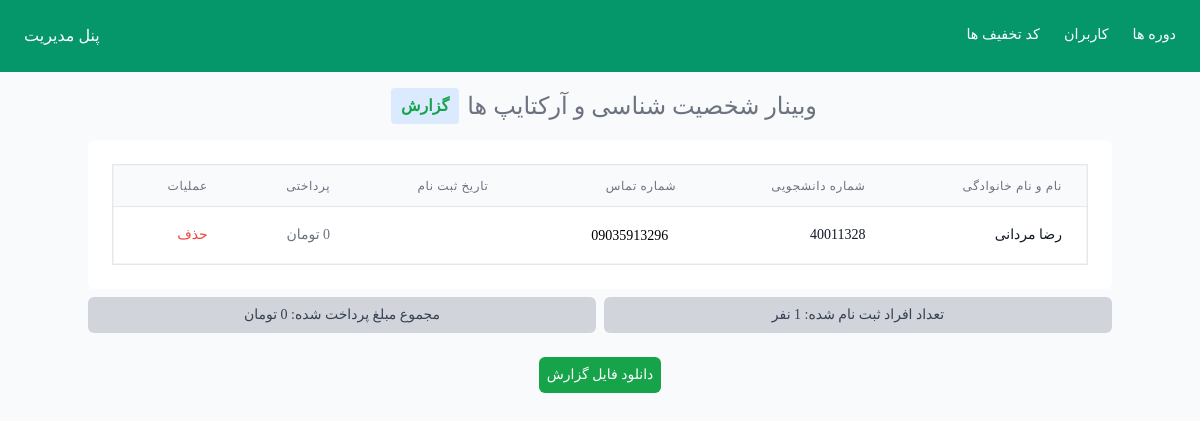
The page /manage/event/4 (signed in) on the database its author committed.
### events_module/models.py (models this page shows, shortened)
class Event(models.Model):
    title = models.CharField(max_length=255, null=True, verbose_name="عنوان رویداد")
    description = models.TextField(null=True, verbose_name="توضیحات رویداد")
    start_date = models.CharField(max_length=255, verbose_name="تاریخ شروع")
    place = models.CharField(max_length=255, null=True, blank=True, verbose_name="محل برگزاری")
    days_of_week = models.TextField(null=True, blank=True, verbose_name="روزهای برگزاری")
    teacher = models.CharField(max_length=250, null=True, verbose_name="نام مدرس")
    price = models.IntegerField(null=True, verbose_name="هزینه رویداد")
    capacity = models.IntegerField(default=0, null=True, verbose_name="ظرفیت دوره")
    image = models.ImageField(upload_to='events', verbose_name="تصویر")
    slug = models.CharField(max_length=255, null=True, verbose_name="لینک")
    status = models.BooleanField(default=False, verbose_name="فعال/غیرفعال")
    class Meta:
        verbose_name = "رویداد"
        verbose_name_plural = "رویدادها"

class Participant(models.Model):
    user = models.ForeignKey(User, on_delete=models.CASCADE, verbose_name="شرکت کننده")
    event = models.ForeignKey(Event, on_delete=models.CASCADE, verbose_name="سمینار")
    date = jmodels.jDateTimeField(auto_now_add=True, verbose_name="تاریخ ثبت نام")
    status = models.BooleanField(default=False, verbose_name="وضعیت")
    total = models.IntegerField(default=0, verbose_name="هزینه کل")
    class Meta:
        verbose_name = "شرکت کننده"
        verbose_name_plural = "شرکت کنندگان"

### accounts_module/models.py (models this page shows, shortened)
class User(AbstractUser):
    student_code = models.CharField(max_length=255, unique=True, null=True, verbose_name="شماره دانشجویی")
    phone_number = models.CharField(max_length=11, unique=True, null=True, verbose_name="شماره تلفن")
    entering_year = models.CharField(max_length=4, null=True, verbose_name="سال ورود")
    field_of_study = models.ForeignKey(Field, on_delete=models.CASCADE, null=True, verbose_name="رشته تحصیلی")
    class Meta:
        verbose_name = "کاربر"
        verbose_name_plural = "کاربران"

### manage_module/views.py (the view)
# urls.py: path('event/<pk>', views.ShowEventsInfo.as_view(), name='show_event'),
class ShowEventsInfo(View):
    def get(self, request, pk):
        if request.user.is_authenticated:
            if request.user.is_superuser:
                event = Event.objects.get(id=pk)
                users = Participant.objects.filter(event_id=pk).all()
                amount = 0
                for user in users:
                    if user.total > 0:
                        amount += user.total
                    else:
                        ...
                return render(request, 'module/show_event_info.html', context={
                    'event': event,
                    'users': users,
                    'count': users.count(),
                    'amount': amount
                })
        return HttpResponse("ظاهرا گم شدید")

### manage_module/templates/module/show_event_info.html (shortened to what this page needs)
{% extends 'partial/admin.html' %}
{% load jformat %}
{% block content %}
    <h1 class="flex items-center text-2xl text-gray-500 azar-bold justify-center my-4 dark:text-white">
        {{ event.title }}<span
            class="bg-blue-100 text-[1rem] text-green-600 font-semibold me-2 px-2.5 py-0.5 rounded dark:bg-blue-200 dark:text-green-800 ms-2"
    >گزارش</span
    >
    </h1>
    <section class="bg-white my-2 rounded-md mx-auto container p-6">
        <div class="flex flex-col">
            <div class="-m-1.5 overflow-x-auto">
                <div class="p-1.5 min-w-full inline-block align-middle">
                    <div class="border overflow-hidden dark:border-gray-700">
                        <table class="min-w-full divide-y divide-gray-200 overflow-x-auto border border-gray-100">
                            <thead class="bg-gray-50">
                            <tr>
                                <th scope="col"
                                    class="px-6 py-3 text-right text-xs font-medium text-gray-500 uppercase tracking-wider">
                                    نام و نام خانوادگی
                                </th>
                                <th scope="col"
                                    class="px-6 py-3 text-right text-xs font-medium text-gray-500 uppercase tracking-wider">
                                    شماره دانشجویی
                                </th>
                                <th scope="col"
                                    class="px-6 py-3 text-right text-xs font-medium text-gray-500 uppercase tracking-wider">
                                    شماره تماس
                                </th>
                                <th scope="col"
                                    class="px-6 py-3 text-right text-xs font-medium text-gray-500 uppercase tracking-wider">
                                    تاریخ ثبت نام
                                </th>
                                <th scope="col"
                                    class="px-6 py-3 text-right text-xs font-medium text-gray-500 uppercase tracking-wider">
                                    پرداختی
                                </th>
                                <th scope="col"
                                    class="px-6 py-3 text-right text-xs font-medium text-gray-500 uppercase tracking-wider">
                                    عملیات
                                </th>
                            </tr>
                            </thead>
                            <tbody class="bg-white divide-y divide-gray-200">
                            {% for user in users %}
                                <tr>
                                    <td class="px-6 py-4 whitespace-nowrap">
                                        <div class="flex items-center gap-x-2">
                                            <div class="ml-4">
                                                <div class="text-sm font-medium text-gray-900">{{ user.user.first_name }} {{ user.user.last_name }}</div>
                                            </div>
                                        </div>
                                    </td>
                                    <td class="px-6 py-4 whitespace-nowrap">
                                        <div class="text-sm text-gray-900">{{ user.user.student_code }}</div>
                                    </td>
                                    <td class="px-6 py-4 whitespace-nowrap">
                                        <span class="px-2 inline-flex text-sm leading-5 rounded-full">{{ user.user.phone_number }}</span>
                                    </td>
                                    <td class="px-6 py-4 whitespace-nowrap text-sm text-gray-500">{{ user.date | jformat:"%Y/%m/%d - %H:%M" }}</td>
                                    <td class="px-6 py-4 whitespace-nowrap text-sm text-gray-500">{{ user.total }}
                                        تومان
                                    </td>
                                    <td class="px-6 py-4 whitespace-nowrap text-sm text-red-500">
                                        <a href="{% url 'manage:cancel_event' event.id user.user.id %}">حذف</a>
                                    </td>
                                </tr>
                            {% endfor %}
                            </tbody>
                        </table>
                    </div>
                </div>
            </div>
        </div>
    </section>
    <div class="container mx-auto flex flex-wrap md:flex-nowrap justify-center gap-2 px-2 md:px-0">
        <span class="bg-gray-300 text-gray-700 azar-bold text-sm p-2 w-full rounded-md text-center">تعداد افراد ثبت نام شده: {{ count }} نفر</span>
        <span class="bg-gray-300 text-gray-700 azar-bold text-sm p-2 w-full rounded-md text-center">مجموع مبلغ پرداخت شده: {{ amount }} تومان</span>
    </div>
    <a href="{% url 'manage:download_event' event.id %}"
       class="text-center block mx-auto m-6 bg-green-600 text-white p-2 w-fit rounded-md text-sm">دانلود فایل
        گزارش</a>
{% endblock %}

### rows shown on the page
Event: title "وبینار شخصیت شناسی و آرکتایپ ها"
Participant: user.first_name "رضا", user.last_name "مردانی", user.student_code "40011328", user.phone_number "09035913296", total "0"
